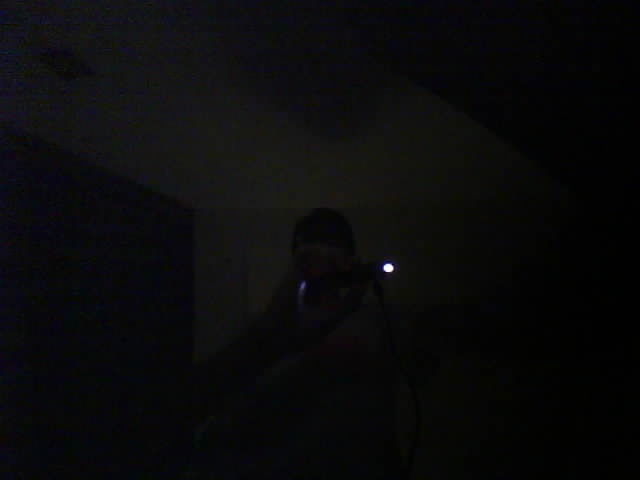
#> input picture stereo_data/cam1_image1.jpg, 640 x 480 px; its folder holds 6 pictures in this run; the run also reads 1 picture not shown here
$ python stereo_demo.py
#> lines starting #> are read from the running program, lines starting #| are printed output that depends on the picture; after the words box and inside, x2 and y2 are one past the last pixel; in counts of white or black regions, pixels touching at a corner belong together
import cv2 as cv
import numpy as np
from collections import deque
import os

FOLDER_NAME = 'stereo_data'
CAM1_IMAGE_PREFIX = 'cam1_image'
CAM1_IMAGE_TYPE = '.jpg'
CAM2_IMAGE_PREFIX = 'cam2_image'
CAM2_IMAGE_TYPE = '.jpg'

cam1_img = deque()
cam2_img = deque()
cam1_points = deque()
cam2_points = deque()

cam1_array = np.array(None)
cam2_array = np.array(None)

cam1_fx = 204.64863681
cam1_fy = 204.47041377
cam1_cx = 308.78000754
cam1_cy = 258.21809417
cam1_k1 = 0.24406997
cam1_k2 = -0.22412072
cam1_p1 = -0.00079476
cam1_p2 = -0.00035923
cam1_k3 = 0.05262498

cam2_fx = 204.42765186
cam2_fy = 204.43521494
cam2_cx = 310.99781296
cam2_cy = 257.91267286
cam2_k1 = 0.2305133
cam2_k2 = -0.20287915
cam2_p1 = -0.00140612
cam2_p2 = 0.0033575
cam2_k3 = 0.04448097

cam1_matrix = np.array([[cam1_fx, 0, cam1_cx],
                          [0, cam1_fy, cam1_cy],
                          [0, 0, 1]], dtype=np.float64)
cam1_dist = np.array([cam1_k1, cam1_k2, cam1_p1, cam1_p2, cam1_k3], dtype=np.float64)

cam2_matrix = np.array([[cam2_fx, 0, cam2_cx],
                          [0, cam2_fy, cam2_cy],
                          [0, 0, 1]], dtype=np.float64)
cam2_dist = np.array([cam2_k1, cam2_k2, cam2_p1, cam2_p2, cam2_k3], dtype=np.float64)

def find_dot_from_image(img):
    # img = cv.GaussianBlur(img,(5,5),0)
    grey = cv.cvtColor(img, cv.COLOR_RGB2GRAY)
    grey = cv.threshold(grey, 255 * 0.9, 255, cv.THRESH_BINARY)[1]
    contours, _ = cv.findContours(grey, cv.RETR_TREE, cv.CHAIN_APPROX_SIMPLE)
    img = cv.drawContours(img, contours, -1, (0, 255, 0), 1)

    image_points = []
    for contour in contours:
        moments = cv.moments(contour)
        if moments["m00"] != 0:
            center_x = moments["m10"] / moments["m00"]
            center_y = moments["m01"] / moments["m00"]
            image_points.append([center_x, center_y])
            center_x = int(center_x)
            center_y = int(center_y)
            cv.putText(img, f'({center_x}, {center_y})', (center_x, center_y - 15), cv.FONT_HERSHEY_SIMPLEX, 0.3,
                       (100, 255, 100), 1)
            cv.circle(img, (center_x, center_y), 1, (100, 255, 100), -1)

    if len(image_points) == 0:
        image_points = [[None, None]]

    return img, image_points


def processs_pair_image(img1, img2):
    img1, points1 = find_dot_from_image(img1)
    img2, points2 = find_dot_from_image(img2)
    count1 = len(points1)
    count2 = len(points2)
    # [4 lines of commented-out code are left out]
    if count1 == 1 and count2 == 1:
        cam1_points.append(points1[0])
        cam2_points.append(points2[0])
        return
    else:
        return


def load_data():
    pair_count = 1
    while True:
        path1 = "./" + FOLDER_NAME + "/" + CAM1_IMAGE_PREFIX + f"{pair_count}" + CAM1_IMAGE_TYPE
        path2 = "./" + FOLDER_NAME + "/" + CAM2_IMAGE_PREFIX + f"{pair_count}" + CAM2_IMAGE_TYPE
        # print(path1)
        # print(path2)
        exit1 = os.path.exists(path1)
        exit2 = os.path.exists(path2)

        if exit1 and exit2:
            print(f"find pair image:{pair_count}")
            img1 = cv.imread(path1)
#> img1 is the input picture: shape (480, 640, 3); mean B, G, R 11.1, 10.5, 10.4
            img2 = cv.imread(path2)
            # cv.imshow("img1", img1)
            # cv.imshow("img2", img2)
            # cv.waitKey(50)
            cam1_img.append(img1)
            cam2_img.append(img2)

            pair_count += 1

        elif exit1 or exit2:
            print("one of the camera image is missing!")
            break
        else:
            print(f"Read done {pair_count-1} pairs")
            break

def process_images():
    while cam1_img and cam2_img:
        img1 = cam1_img.popleft()
        img2 = cam2_img.popleft()
        processs_pair_image(img1, img2)
#> this loop made 1 pass
#> (points1 in processs_pair_image, points2 in processs_pair_image, count1 in processs_pair_image, count2 in processs_pair_image) on pass 1: ([[387.9, 267.6]], [[531.8, 259]], 1, 1)
#> pass 1, in find_dot_from_image, `grey = cv.threshold(grey, 255 * 0.9, 255, cv.THRESH_BINARY)[1]`:
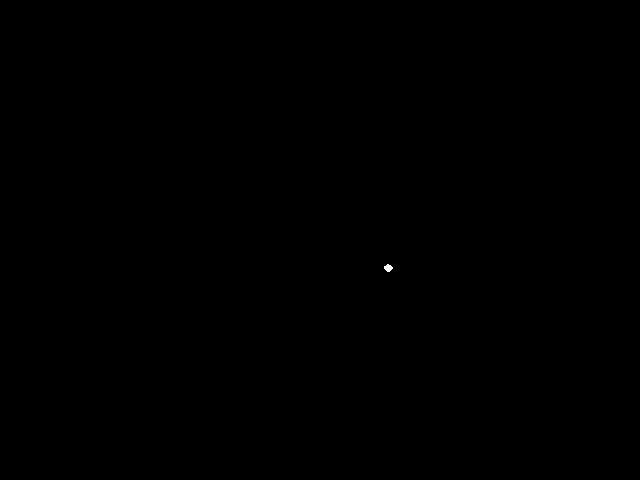
#> grey: shape (480, 640); 0.02% white; 1 white region, box (x1, y1, x2, y2) and area: (384, 264, 393, 272) 48
#> pass 1, in processs_pair_image, `img1, points1 = find_dot_from_image(img1)`:
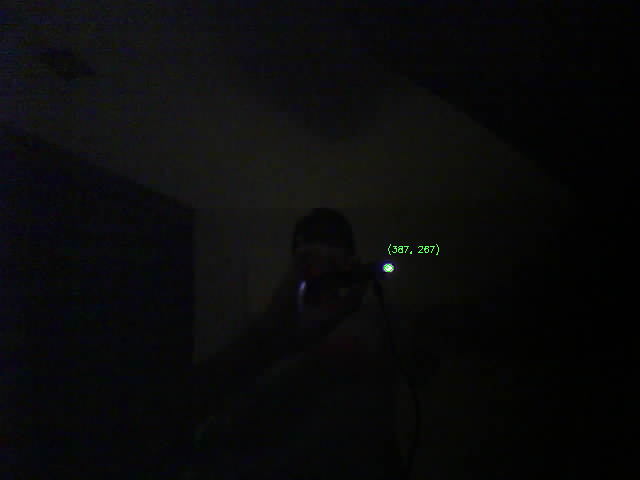
#> img1: shape (480, 640, 3); 0.05% of pixels changed, all inside (x1, y1, x2, y2) = (384, 244, 439, 272)

def compute_essential_matrix():
    global cam1_array, cam2_array
    cam1_list = []
    cam2_list = []
    while cam1_points and cam2_points:
        point1 = cam1_points.popleft()
        point2 = cam2_points.popleft()
        cam1_list.append(point1)
        cam2_list.append(point2)

    cam1_array = np.array(cam1_list)
    cam2_array = np.array(cam2_list)

    # [8 lines of commented-out code are left out]
    E, mask = cv.findEssentialMat(
        points1=cam1_array,
        points2=cam2_array,
        cameraMatrix=cam1_matrix,
        method=cv.RANSAC,
        threshold=3.0
    )
    print("the essential mask:")
    print(mask)
    print("the essential matrix:")
    print(E)
#> (the run stopped early here; a loop or call above may not have finished)
